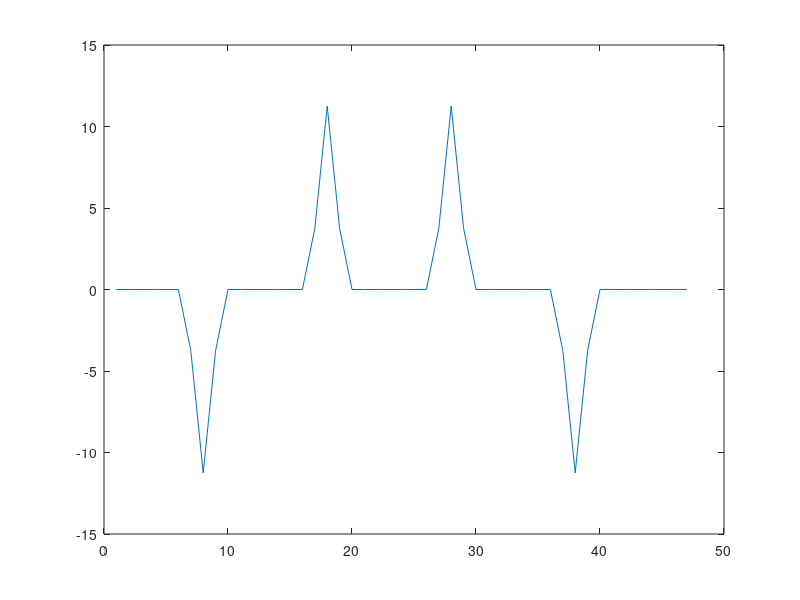

This chart was generated by the following MATLAB code:
clc 
clear all 




xmidvalues = [];
xleftvalues = []; 
xlmidvalues = []; 
totalnn = [];
xrmidvalues = [];
xrvalues = [];

xleftvalues2 = [];
xlmidvalues2 = [];
xmidvalues2 = [];
xrmidvalues2 = [];
xrvalues2 = [];
% hold on


xone = [-1.25 -1.25 5 -1.25 -1.25];

bground1 (1:20) = 1;
bground1 (20:40) = 4; 
bground1 (40:60) = 1;



for x = 1:(length(bground1)-13);
    
    bgroundtimemid = bground1 (x+2: x+6);
    xmid = sum(xone .* bgroundtimemid); 
    xmidvalues = [xmidvalues xmid];  
    
    bgroundrfl = bground1 (x : x+4);
    xleft = sum(xone .* bgroundrfl); 
    xleftvalues = [xleftvalues xleft]; 
    
    bgroundtimelmid = bground1 (x+1: x+5);
    xlmid = sum(xone .* bgroundtimelmid); 
    xlmidvalues = [xlmidvalues xlmid];  
    
    bgtrm = bground1 (x+3 : x+7); 
    xrmid = sum(xone .* bgtrm); 
    xrmidvalues = [xrmidvalues xrmid]; 
    
    
    bgtr = bground1 (x+4 : x+8); 
    xr = sum(xone .* bgtr); 
    xrvalues = [xrvalues xr]; 
    
    %start of new five neurons%
    bgroundrf2 = bground1 (x+5 : x+9); 
    xleft2 = sum(xone .* bgroundrf2); 
    xleftvalues2 = [xleftvalues2 xleft2]; 
    
    bgroundtimelmid2 = bground1 (x+6: x+10);
    xlmid2 = sum(xone .* bgroundtimelmid2); 
    xlmidvalues2 = [xlmidvalues2 xlmid2];  
    
    bgroundtimemid2 = bground1 (x+7: x+11);
    xmid2 = sum(xone .* bgroundtimemid2); 
    xmidvalues2 = [xmidvalues2 xmid2];  
    
    bgtrm2 = bground1 (x+8 : x+12); 
    xrmid2 = sum(xone .* bgtrm2); 
    xrmidvalues2 = [xrmidvalues2 xrmid2]; 
    
    bgtr2 = bground1 (x+9 : x+13); 
    xr2 = sum(xone .* bgtr2); 
    xrvalues2 = [xrvalues2 xr2]; 
    
   
    
    
    
    
    totaln = xmid + xleft + xlmid + xrmid + xr + xleft2 +xlmid2 +xmid2 + xrmid2 + xr2;
    totalnn = [totalnn totaln];
end 

  
    
%plot ((1:(length(bground1)-13)), xmidvalues)
 %plot ((1:(length(bground1)-13)), xleftvalues) 
 %plot ((1:(length(bground1)-13)), xlmidvalues) 
 %hold off

figure(2) 
plot ((1:(length(bground1)-13)), totalnn)